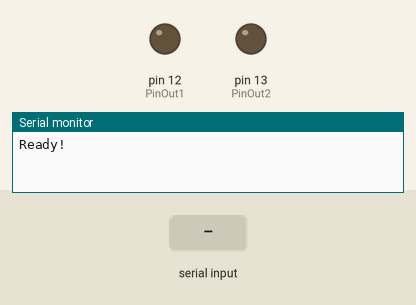
Simulated run of this sketch. Board: Arduino Uno, built with avr-gcc and run on an emulated ATmega328P. Parts: output pins drawn as LEDs (lit = HIGH), the last lines printed to the serial monitor. Dashed ring = blinking. The inputs (shaded band) are chosen by the test bench.

Above: at 1.2 s.
1.3 s: "1\n" received over Serial
At 1.7 s:
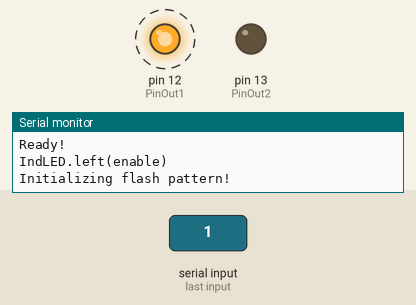
Timing chart, 0 to 10.3 s (numbered marks = the images above; inputs shaded):
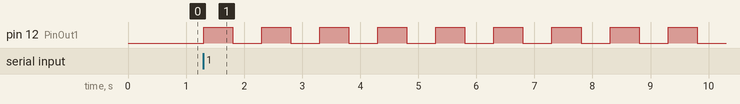

The sketch:

BikeIndCtrl_Proto_v0.1.ino
```cpp
// Bicycle Indicator System v0.1
// Version: PROTO_0.1
// Desc: This is the main program that controls the light system and
//       activates the corresponding light via a wireless signal.
// Requirements for Board:
// > 433 MHz Receiver Module (External Component)
// > RCSwitch Library (Software Programming)

// Library Dependencies used by program. DO NOT REMOVE!
#include <RCSwitch.h>

// Variables used by program. ONLY MODIFY IF NEEDED!
int var;
int PinOut1 = 12;
int PinOut2 = 13;
RCSwitch mySwitch = RCSwitch();
//

// Program setup - Code for initializing and setting up board.
void setup() {
  // put your setup code here, to run once:
  Serial.begin(9600);
  pinMode(PinOut1,OUTPUT);
  pinMode(PinOut2,OUTPUT);
  digitalWrite(PinOut1,LOW);
  digitalWrite(PinOut2,LOW);
  Serial.println("Ready!");
}

// EXPERIMENTAL FUNCTION! MAY CHANGE IN FUTURE!
void FlashLED(int ledPin){
  // FlashLED function uses arguements to determine which LED
  // to flash depending on the input it receives.
  // '1' tells it to flash the right hand side LED on pin 12.
  // '2' tells it to flash the left hand side LED on pin 13.
  Serial.println("Initializing flash pattern!");
  var = 0;
  while(var < 50){
    digitalWrite(ledPin,HIGH);
    delay(500);
    digitalWrite(ledPin,LOW);
    delay(500);
    var++;
  }
}

void loop() {
  // THIS IS EXPERIMENTAL CODE ONLY! MAY BE REMOVED IN FUTURE VERSIONS!
  if (Serial.available()){
  //Checks if there is any text input from serial port.

    int state = Serial.parseInt(); //Parses input as integer value.
    if (state == 1)
      {
        Serial.println("IndLED.left(enable)"); //Debug text to print to serial monitor.
        FlashLED(PinOut1);
        Serial.println("FlashLED.timeout()");
      }
    if (state == 2)
      {
        Serial.println("IndLED.left(enable)"); //Debug text to print to serial monitor.
        FlashLED(PinOut2);
        Serial.println("FlashLED.timeout()");
    }
  // THIS IS EXPERIMENTAL CODE ONLY! MAY BE REMOVED IN FUTURE VERSIONS!
  }
}
```

Measured:
- after the input at 1.3 s, pin 12 (PinOut1): alternates HIGH for 0.50 s and LOW for 0.50 s, starting at once
